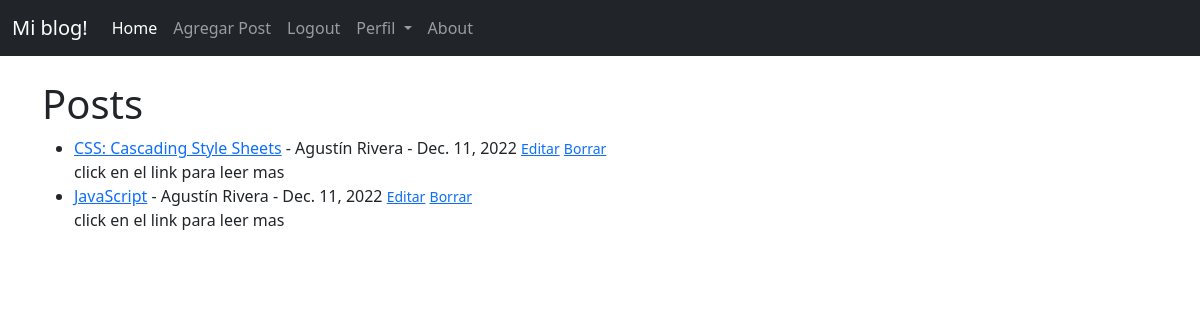
The app's page / (signed in) with its own data.
### appblog/models.py (models this page shows, shortened)
class Post(models.Model):
    titulo = models.CharField(max_length=60)
    imagen_cabezera = models.ImageField(null=True, blank=True, upload_to="imagenes/")
    titulo_tag = models.CharField(max_length=60)
    autor = models.ForeignKey(User, on_delete=models.CASCADE)
    cuerpo = RichTextField(blank=True, null=True)
    fecha = models.DateField(auto_now_add=True)
    descripcion = models.CharField(max_length=100, default='click en el link para leer mas')

### appblog/views.py (the view)
# urls.py: path('', PostList.as_view(), name="inicio"),
class PostList(ListView):
    model = Post
    template_name = 'appblog/inicio.html'

### appblog/templates/appblog/inicio.html
{% extends 'appblog/base.html' %}
{% block contenido %}
<h1> Posts </h1>
<ul>
{% for Post in object_list %}
    <li><a href="{% url 'detalle-post' Post.id %}" >{{ Post.titulo }}</a> - {{ Post.autor.first_name }}
        {{Post.autor.last_name }} -  {{ Post.fecha }}
        {% if request.user.is_authenticated %}
            <small><a href="{% url 'actualizar-post' Post.id %}">Editar</a></small>
            <small><a href="{% url 'borrar-post' Post.id %}">Borrar</a></small>
        {% endif %}
    <br/>
{{ Post.descripcion }}</li>
{% endfor %}
</ul>
{% endblock %}

### records on screen
Post: titulo "CSS: Cascading Style Sheets", autor.first_name "Agustín", autor.last_name "Rivera", fecha "Dec. 11, 2022", descripcion "click en el link para leer mas"
Post: titulo "JavaScript", autor.first_name "Agustín", autor.last_name "Rivera", fecha "Dec. 11, 2022", descripcion "click en el link para leer mas"
